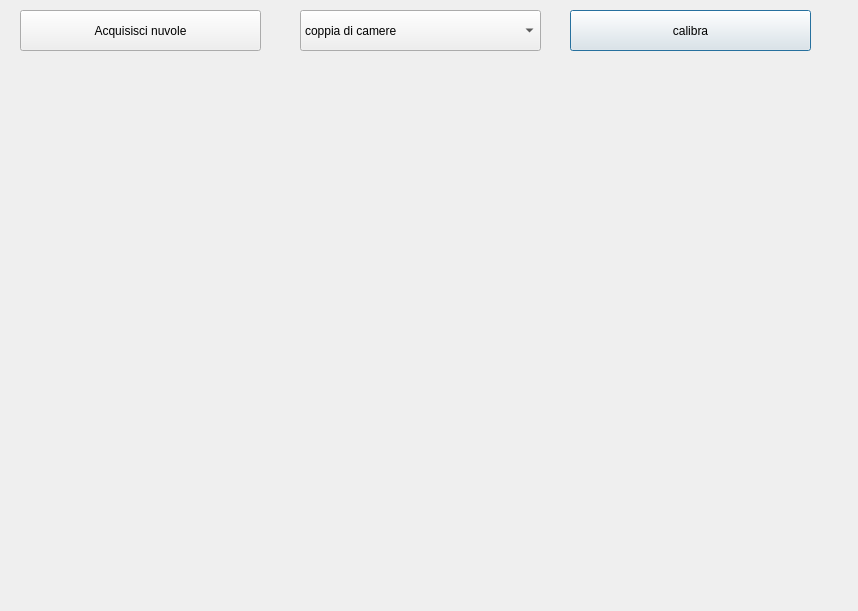
<?xml version="1.0" encoding="UTF-8"?>
<ui version="4.0">
 <class>CalibrationDialog</class>
 <widget class="QDialog" name="CalibrationDialog">
  <property name="geometry">
   <rect>
    <x>0</x>
    <y>0</y>
    <width>858</width>
    <height>611</height>
   </rect>
  </property>
  <property name="windowTitle">
   <string>Dialog</string>
  </property>
  <widget class="QComboBox" name="comboBox">
   <property name="geometry">
    <rect>
     <x>300</x>
     <y>10</y>
     <width>241</width>
     <height>41</height>
    </rect>
   </property>
   <item>
    <property name="text">
     <string>coppia di camere</string>
    </property>
   </item>
   <item>
    <property name="text">
     <string>0-1</string>
    </property>
   </item>
   <item>
    <property name="text">
     <string>0-2</string>
    </property>
   </item>
   <item>
    <property name="text">
     <string>0-3</string>
    </property>
   </item>
  </widget>
  <widget class="QPushButton" name="calibButton">
   <property name="geometry">
    <rect>
     <x>570</x>
     <y>10</y>
     <width>241</width>
     <height>41</height>
    </rect>
   </property>
   <property name="text">
    <string>calibra</string>
   </property>
  </widget>
  <widget class="QVTKWidget" name="qvtkWidget" native="true">
   <property name="geometry">
    <rect>
     <x>10</x>
     <y>70</y>
     <width>831</width>
     <height>531</height>
    </rect>
   </property>
  </widget>
  <widget class="QPushButton" name="getCloudsButton">
   <property name="geometry">
    <rect>
     <x>20</x>
     <y>10</y>
     <width>241</width>
     <height>41</height>
    </rect>
   </property>
   <property name="text">
    <string>Acquisisci nuvole</string>
   </property>
  </widget>
 </widget>
 <customwidgets>
  <customwidget>
   <class>QVTKWidget</class>
   <extends>QWidget</extends>
   <header>QVTKWidget.h</header>
  </customwidget>
 </customwidgets>
 <resources/>
 <connections/>
</ui>
